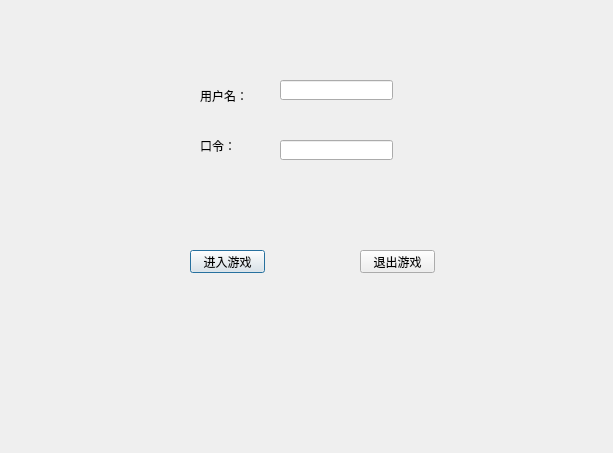
<?xml version="1.0" encoding="UTF-8"?>
<ui version="4.0">
 <class>Dialog</class>
 <widget class="QDialog" name="Dialog">
  <property name="geometry">
   <rect>
    <x>0</x>
    <y>0</y>
    <width>613</width>
    <height>453</height>
   </rect>
  </property>
  <property name="windowTitle">
   <string>Dialog</string>
  </property>
  <property name="styleSheet">
   <string notr="true">border-image: url(:/room.jpg);</string>
  </property>
  <widget class="QLineEdit" name="usrLineEdit">
   <property name="geometry">
    <rect>
     <x>280</x>
     <y>80</y>
     <width>113</width>
     <height>20</height>
    </rect>
   </property>
   <property name="styleSheet">
    <string notr="true">border-image: url(:/kuang.jpg);</string>
   </property>
  </widget>
  <widget class="QLineEdit" name="pwdLineEdit">
   <property name="geometry">
    <rect>
     <x>280</x>
     <y>140</y>
     <width>113</width>
     <height>20</height>
    </rect>
   </property>
   <property name="styleSheet">
    <string notr="true">border-image: url(:/kuang.jpg);</string>
   </property>
  </widget>
  <widget class="QLabel" name="label">
   <property name="geometry">
    <rect>
     <x>200</x>
     <y>80</y>
     <width>61</width>
     <height>31</height>
    </rect>
   </property>
   <property name="styleSheet">
    <string notr="true">border-image: url(:/kuang.jpg);</string>
   </property>
   <property name="text">
    <string>用户名：</string>
   </property>
  </widget>
  <widget class="QLabel" name="label_2">
   <property name="geometry">
    <rect>
     <x>200</x>
     <y>130</y>
     <width>61</width>
     <height>31</height>
    </rect>
   </property>
   <property name="styleSheet">
    <string notr="true">border-image: url(:/kuang.jpg);</string>
   </property>
   <property name="text">
    <string>口令：</string>
   </property>
  </widget>
  <widget class="QPushButton" name="loginBtn">
   <property name="geometry">
    <rect>
     <x>190</x>
     <y>250</y>
     <width>75</width>
     <height>23</height>
    </rect>
   </property>
   <property name="styleSheet">
    <string notr="true">border-image: url(:/kuang.jpg);</string>
   </property>
   <property name="text">
    <string>进入游戏</string>
   </property>
  </widget>
  <widget class="QPushButton" name="exitBtn">
   <property name="geometry">
    <rect>
     <x>360</x>
     <y>250</y>
     <width>75</width>
     <height>23</height>
    </rect>
   </property>
   <property name="styleSheet">
    <string notr="true">border-image: url(:/kuang.jpg);</string>
   </property>
   <property name="text">
    <string>退出游戏</string>
   </property>
  </widget>
 </widget>
 <resources/>
 <connections>
  <connection>
   <sender>exitBtn</sender>
   <signal>clicked()</signal>
   <receiver>Dialog</receiver>
   <slot>close()</slot>
   <hints>
    <hint type="sourcelabel">
     <x>277</x>
     <y>181</y>
    </hint>
    <hint type="destinationlabel">
     <x>199</x>
     <y>149</y>
    </hint>
   </hints>
  </connection>
 </connections>
</ui>
